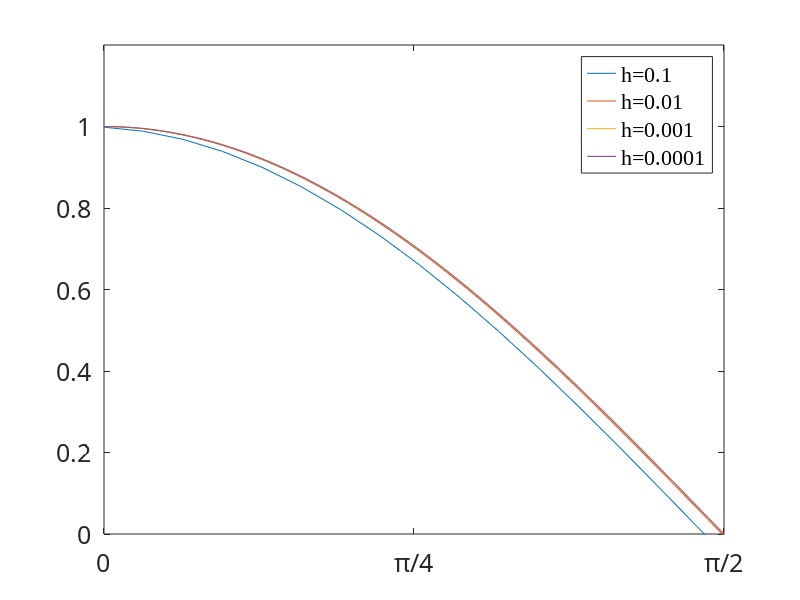

Reproduce this figure in MATLAB.
g=colormap(lines);hold on;
for i=1:4
    x=0:power(10,-i):pi;
    y=sin(x);m=diff(y)./diff(x);
    plot(x(1:end-1),m,'color',g(i,:));
end
hold off;
set(gca,'xLim',[0,pi/2]);set(gca,'YLim',[0,1.2]);
set(gca,'FontSize',18);set(gca,'FontName','LaTex');
set(gca,'XTick',0:pi/4:pi/2);
set(gca,'XTickLabel',{'0','\pi/4','\pi/2'});
h=legend('h=0.1','h=0.01','h=0.001','h=0.0001');
set(h,'FontName','Times New Roman');
box on;